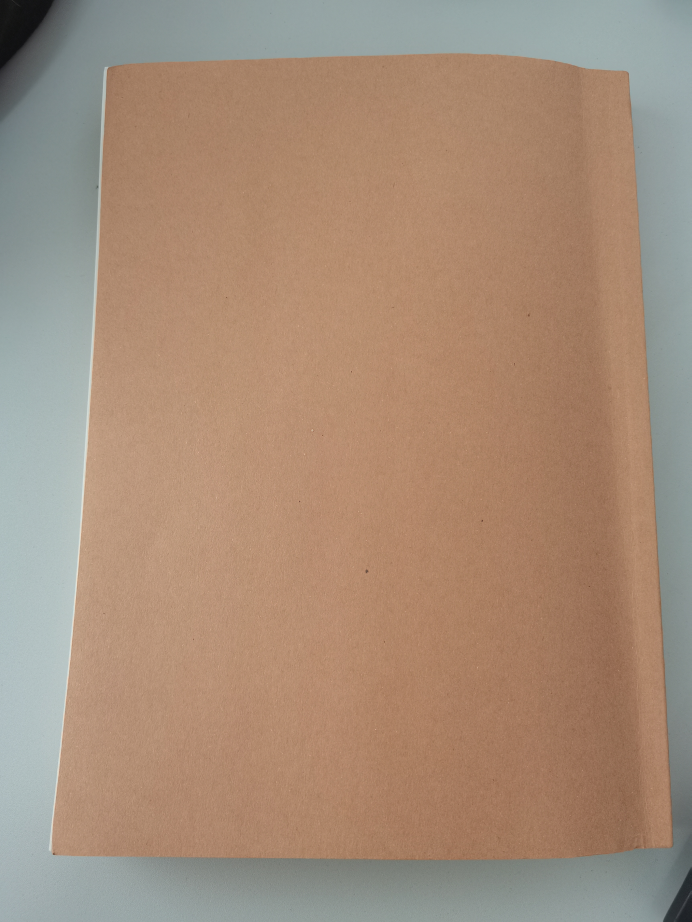
#> input picture 11.jpg, 3456 x 4608 px (shown at 1/5 size)
$ python -i Preprocessing.py   (imports and definitions only)
#> lines starting #> are read from the running program, lines starting #| are printed output that depends on the picture; after the words box and inside, x2 and y2 are one past the last pixel; in counts of white or black regions, pixels touching at a corner belong together
import cv2
import numpy as np


def show(img,name):
    cv2.imshow(name, img)
    cv2.waitKey(0)
    cv2.destroyAllWindows()

def resize(image, width=None, height=None, inter=cv2.INTER_AREA):
    dim = None
    (h, w) = image.shape[:2]
    if width is None and height is None:
        return image
    if width is None:
        r = height / float(h)
        dim = (int(w * r), height)
    else:
        r = width / float(w)
        dim = (width, int(h * r))
    resized = cv2.resize(image, dim, interpolation=inter)
    return resized

def find_edge(gray,sigma=0.33):
    # 计算单通道像素强度的中位数
    # Otsu算法
    v= np.median(gray)
    mean = np.mean(gray)
    std = np.std(gray)
    lower = int(mean - 0.33 * std)
    upper = int(mean + 0.33 * std)
    # lower = int(max(0, (1.0 - sigma) * v))
    # upper = int(min(255, (1.0 + sigma) * v))
    edged = cv2.Canny(gray, lower, upper)
    # print("lower : ", lower, ", upper : ", upper)
    # show(gray, "gray")
    # show(edged, "edged")
    # 轮廓检测
    # 新版opencv是0位置存储轮廓
    cnts = cv2.findContours(edged.copy(), cv2.RETR_LIST, cv2.CHAIN_APPROX_SIMPLE)[0]
    min_area = 100  # 根据实际情况调整阈值
    filtered_contours = [cnt for cnt in cnts if cv2.contourArea(cnt) >= min_area]
    for cnt in filtered_contours:
        x, y, w, h = cv2.boundingRect(cnt)
        cv2.rectangle(gray, (x, y), (x + w, y + h), (0, 255, 0), 2)
    # show(gray,"gray")
    # 一个图片中可能有多个票，取最大的五个轮廓
    cnts = sorted(cnts, key=cv2.contourArea, reverse=True)[:5]
    # 遍历轮廓
    screenCnt = None
    for c in cnts:
        # 计算轮廓近似
        peri = cv2.arcLength(c, True)
        # c表示输入的点集
        # epsilon表示从原始轮廓到近似轮廓的最大距离，他是一个准确度参数，这里是长度的百分之2
        # True表示是封闭的
        approx = cv2.approxPolyDP(c, 0.03 * peri, True)
        # 4个点的时候拿出来
        # print(len(approx))
        if len(approx) == 4:
            screenCnt = approx
            break
    return screenCnt

def order_points(pts):
    # 一共4个坐标点
    rect = np.zeros((4, 2), dtype="float32")

    # 按顺序找到对应坐标0123分别是 左上，右上，右下，左下
    # 计算左上，右下
    s = pts.sum(axis=1)
    rect[0] = pts[np.argmin(s)]
    rect[2] = pts[np.argmax(s)]

    # 计算右上和左下
    diff = np.diff(pts, axis=1)
    rect[1] = pts[np.argmin(diff)]
    rect[3] = pts[np.argmax(diff)]

    return rect

def transform(image,pts):
    # 获取输入坐标
    rect = order_points(pts)
    # 左上 右上 右下 左下
    (tl, tr, br, bl) = rect
    # 计算输入的w和h值

    width_A = np.sqrt(((br[0] - bl[0]) ** 2) + ((br[1] - bl[1]) ** 2))
    width_B = np.sqrt(((tr[0] - tl[0]) ** 2) + ((tr[1] - tl[1]) ** 2))
    width = max(int(width_A), int(width_B))
    # print(f"width = {width}")
    height_A = np.sqrt(((tr[0] - bl[0]) ** 2) + ((tr[1] - bl[1]) ** 2))
    heigth_A = np.sqrt(((tl[0] - bl[0]) ** 2) + ((tl[1] - bl[1]) ** 2))
    height = max(int(height_A), int(heigth_A))
    # print(f"height = {height}")

    # 变换后对应坐标位置
    dst = np.array([[0,0],[width-1,0],[width-1,height-1],[0,height-1]],dtype="float32")

    # 计算变换矩阵
    M = cv2.getPerspectiveTransform(rect, dst)
    warped = cv2.warpPerspective(image, M, (width, height))

    return warped


def preprocess_image(image_path):
    # 读入图像
#> called with image_path = '../11.jpg'
    img = cv2.imread(image_path)
#> img is the input picture: shape (4608, 3456, 3); mean B, G, R 121, 141.1, 166.1
    # show(img, "Original")
    # 复制保存原始图像
    orig = img.copy()
    # 将原图像进行放缩
    img = resize(img, width=600)
#> in resize, `resized = cv2.resize(image, dim, interpolation=inter)`:
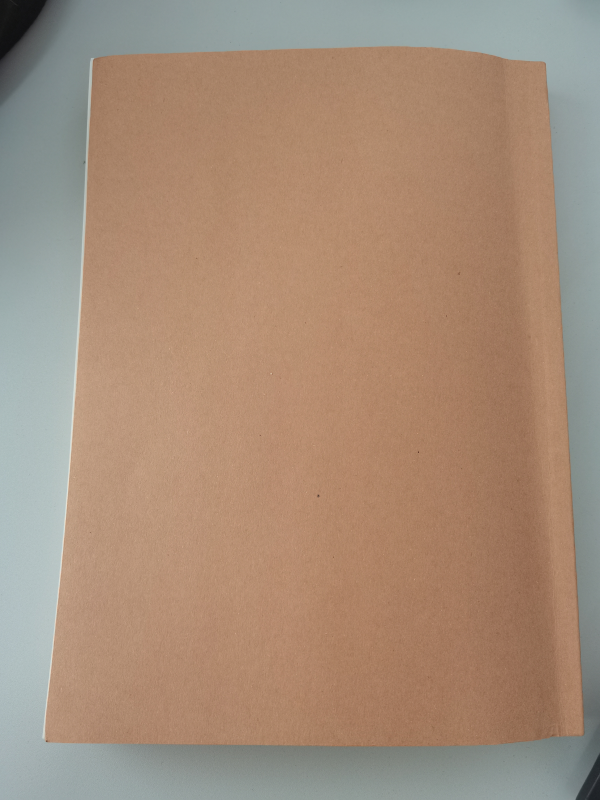
#> resized: shape (800, 600, 3); mean B, G, R 121, 141.1, 166.1
    # 应用细节增强
    img = cv2.detailEnhance(img, sigma_s=10, sigma_r=0.15)
#> img: shape (800, 600, 3)
    # 计算保留原始图像进行放缩多少倍数
    ratio = img.shape[0] / orig.shape[0]  # 原图高度 : 缩放后高度
#> ratio = 0.174
    scale_factor = 1.0 / ratio if ratio != 0 else 1.0
#> scale_factor = 5.76
    # 获取图像的灰度图
    gray = cv2.cvtColor(img, cv2.COLOR_BGR2GRAY)
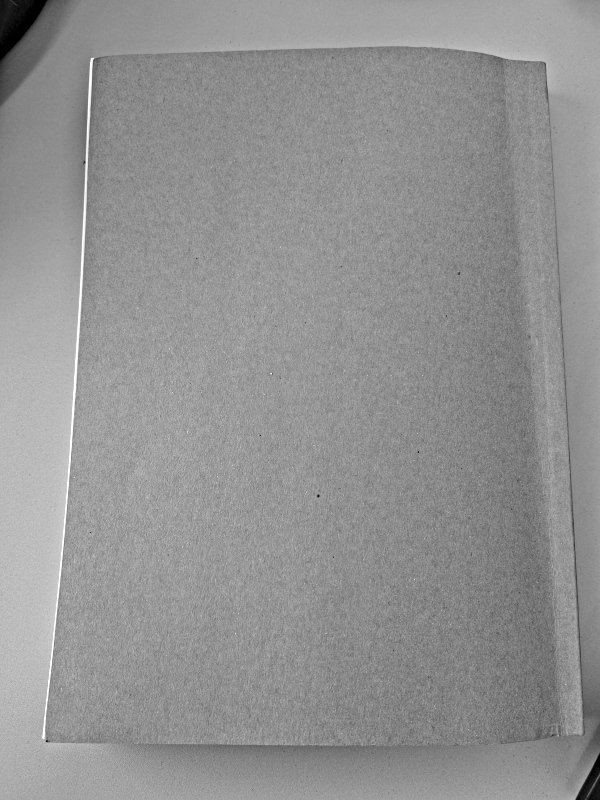
#> gray: shape (800, 600); min 0, max 255, mean 146.2
    # 增加对比度
    # gray = cv2.equalizeHist(gray)
    # 对灰度图进行高斯滤波
    gray = cv2.GaussianBlur(gray, (5, 5), 0)
    # 展示预处理结果
    # print("STEP 1: 边缘检测")
    # show(img, "img")
    # 进行Canny检测轮廓
    screenCnt = find_edge(gray)
#> in find_edge, `v= np.median(gray)`: v = 146
#> in find_edge, `mean = np.mean(gray)`: mean = 146.2
#> in find_edge, `std = np.std(gray)`: std = 18.61
#> in find_edge, `lower = int(mean - 0.33 * std)`: lower = 140
#> in find_edge, `upper = int(mean + 0.33 * std)`: upper = 152
#> in find_edge, `edged = cv2.Canny(gray, lower, upper)`:
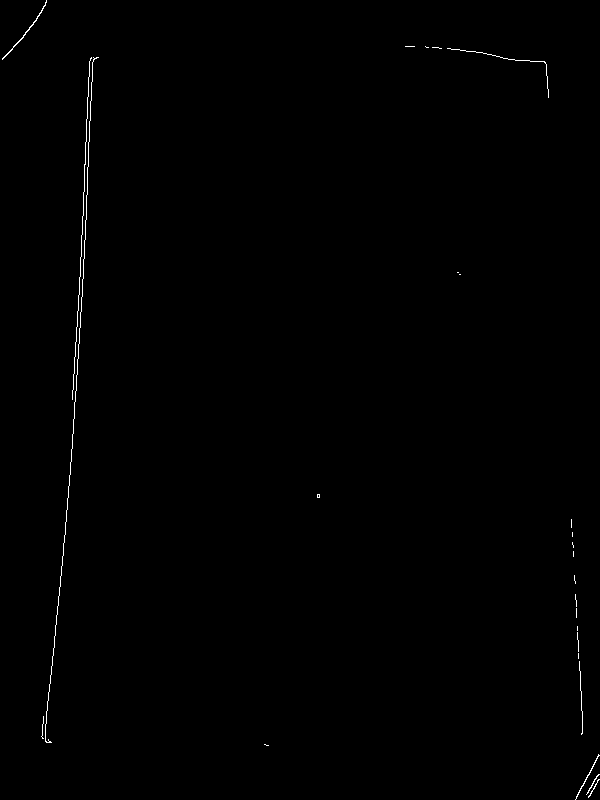
#> edged: shape (800, 600); 0.34% white in thin lines or dots
#> in find_edge, `cnts = cv2.findContours(edged.copy(), cv2.RETR_LIST, cv2.CHAIN_APPROX_..`: cnts = 27 contours, 25 with area under 20; largest, box (x1, y1, x2, y2) and area: (2, 0, 47, 60) 43, (575, 754, 600, 800) 23
#> in find_edge, `filtered_contours = [cnt for cnt in cnts if cv2.contourArea(cnt) >= mi..`: filtered_contours = []
#> in find_edge, `cnts = sorted(cnts, key=cv2.contourArea, reverse=True)[:5]`: cnts = 5 contours, 3 with area under 20; largest, box (x1, y1, x2, y2) and area: (2, 0, 47, 60) 43, (575, 754, 600, 800) 23
#> the loop in find_edge, `for c in cnts:` made 5 passes
#> (peri, screenCnt) on pass 5: (10, [[317, 494], [317, 497], [319, 497], [319, 494]])
#> (peri, approx) on passes 1 to 4: (154.5, [[46, 0], [2, 59]]), (109.9, [[598, 754], [575, 799]]), (51.36, [[599, 774], [586, 794]]), (45.7, [[599, 779], [588, 797]])
#> screenCnt = [[317, 494], [317, 497], [319, 497], [319, 494]]
    # print("STEP 2")
    cv2.drawContours(img, [screenCnt], -1, (0, 255, 0), 2)
#> img: shape (800, 600, 3); mean B, G, R 120.8, 141, 166
    # show(img, "screenCnt")

    warped = transform(orig, screenCnt.reshape(4, 2) / ratio)
#> in order_points, `s = pts.sum(axis=1)`: s = [4671.4, 4688.6, 4700.2, 4682.9]
#> in order_points, `diff = np.diff(pts, axis=1)`: diff = [1019.5, 1036.8, 1025.3, 1008]
#> in transform, `rect = order_points(pts)`: rect = [[1825.9, 2845.4], [1837.4, 2845.4], [1837.4, 2862.7], [1825.9, 2862.7]]
#> in transform, `(tl, tr, br, bl) = rect`: tl = [1825.9, 2845.4]; tr = [1837.4, 2845.4]; br = [1837.4, 2862.7]; bl = [1825.9, 2862.7]
#> in transform, `width_A = np.sqrt(((br[0] - bl[0]) ** 2) + ((br[1] - bl[1]) ** 2))`: width_A = 11.52
#> in transform, `width = max(int(width_A), int(width_B))`: width = 11
#> in transform, `height_A = np.sqrt(((tr[0] - bl[0]) ** 2) + ((tr[1] - bl[1]) ** 2))`: height_A = 20.77
#> in transform, `heigth_A = np.sqrt(((tl[0] - bl[0]) ** 2) + ((tl[1] - bl[1]) ** 2))`: heigth_A = 17.28
#> in transform, `height = max(int(height_A), int(heigth_A))`: height = 20
#> in transform, `dst = np.array([[0,0],[width-1,0],[width-1,height-1],[0,height-1]],dty..`: dst = [[0, 0], [10, 0], [10, 19], [0, 19]]
#> in transform, `M = cv2.getPerspectiveTransform(rect, dst)`: M = [[0.868, -1.34e-17, -1585], [1.86e-14, 1.1, -3128.7], [2.43e-17, 0, 1]]
    warped = cv2.cvtColor(warped, cv2.COLOR_BGR2GRAY)
    # show(warped, "warped")
    return warped


def first_opt(input_path):
    try:
        processed_image = preprocess_image(input_path)
    except:
        processed_image =  cv2.imread(input_path)
    # show(processed_image, "processed_image")
    return processed_image

>>> result = preprocess_image('../11.jpg')
